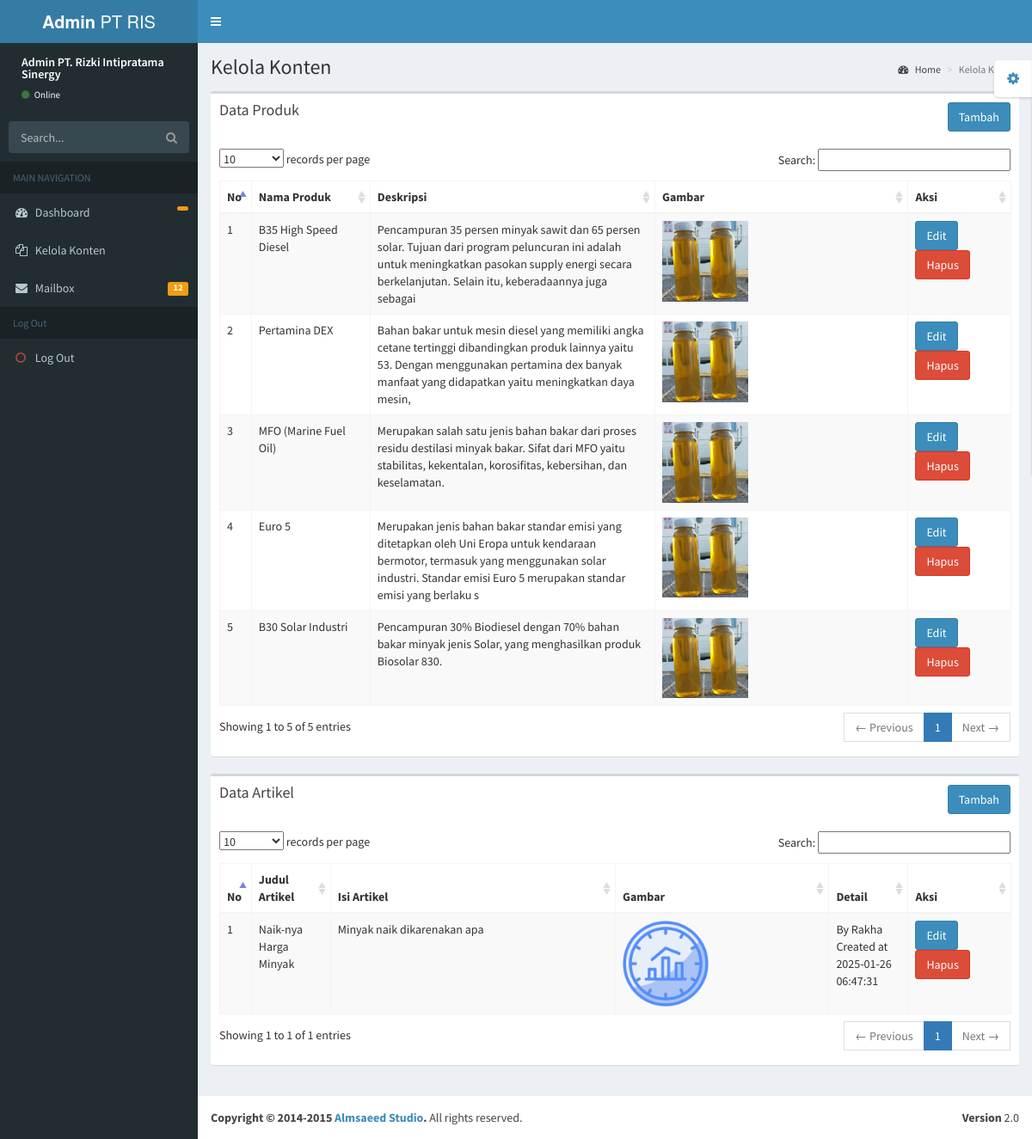
Page /admin/views/kelola-konten.php (signed in) on the committed database.
### tables this page shows
CREATE TABLE `produk` (
  `id` int NOT NULL AUTO_INCREMENT,
  `namaProduk` varchar(100) NOT NULL,
  `deskripsi` varchar(200) NOT NULL,
  `tipe` varchar(255) DEFAULT NULL,
  `ukuran` int DEFAULT NULL,
  `namaGambar` varchar(255) DEFAULT NULL,
  PRIMARY KEY (`id`)
);

CREATE TABLE `artikel` (
  `id` int NOT NULL AUTO_INCREMENT,
  `title` varchar(255) NOT NULL,
  `content` text NOT NULL,
  `namaGambar` varchar(255) DEFAULT NULL,
  `tipeGambar` varchar(50) DEFAULT NULL,
  `ukuranGambar` int DEFAULT NULL,
  `likes` int DEFAULT '0',
  `create_at` datetime DEFAULT CURRENT_TIMESTAMP,
  `namaAuthor` varchar(255) DEFAULT NULL,
  `deskripsiAuthor` varchar(255) DEFAULT NULL,
  PRIMARY KEY (`id`)
);

### admin/views/kelola-konten.php (the view, shortened to what this page needs)
<?php
    require '../../config/database.php';
?>
<!DOCTYPE html>
<html>
    <?php include '../component/head.php'; ?>
    <body class="skin-blue">
        <div class="wrapper">
        <?php include '../component/header.php'; ?>
        <?php include '../component/side-bar.php'; ?>
        <div class="content-wrapper">
            <section class="content-header">
            <h1>
                Kelola Konten
            </h1>
            <ol class="breadcrumb">
                <li><a href="#"><i class="fa fa-dashboard"></i> Home</a></li>
                <li class="active">Kelola Konten</li>
            </ol>
            </section>
            <section class="content">
            <div class="row">
                <div class="col-xs-12">
                    <div class="box">
                        <div class="box-header">
                            <h3 class="box-title">Data Produk</h3>
                            <a href="../controllers/produk-tambah.php" class="btn btn-primary pull-right">Tambah</a>
                        </div>
                        <div class="box-body">
                            <table id="tabel-produk" class="table table-bordered table-striped">
                                <thead>
                                    <tr>
                                        <th>No</th>
                                        <th>Nama Produk</th>
                                        <th>Deskripsi</th>
                                        <th>Gambar</th>
                                        <th>Aksi</th>
                                    </tr>
                                </thead>
                                <tbody>
                                    <?php
                                    try {
                                        $query = $db->query("SELECT * FROM produk");
                                        $no = 1;
                                        while ($row = $query->fetch(PDO::FETCH_ASSOC)) {
                                    ?>
                                        <tr>
                                            <td style="width: 4%;">
                                                <?php echo $no++; ?>
                                            </td>
                                            <td style="width: 15%;">
                                                <?php echo htmlspecialchars($row['namaProduk']); ?>
                                            </td>
                                            <td style="width: 36%;">
                                                <?php echo htmlspecialchars($row['deskripsi']); ?>
                                            </td>
                                            <td style="width: 32%;">
                                                <img src="../../images/<?php echo htmlspecialchars($row['namaGambar']); ?>" alt="gambar" width="100">
                                            </td>
                                            <td style="width: 13%;">
                                                <a href="../controllers/produk-edit.php?id=<?php echo $row['id']; ?>" class="btn btn-primary">Edit</a>
                                                <a href="../controllers/produk-hapus.php?id=<?php echo $row['id']; ?>" class="btn btn-danger" onclick="return confirm('Apakah Anda yakin ingin menghapus data ini?');">Hapus</a>
                                            </td>
                                        </tr>
                                    <?php
                                        }
                                    } catch (PDOException $e) {
                                        echo "<tr><td colspan='5'>Error: " . $e->getMessage() . "</td></tr>";
                                    }
                                    ?>
                                </tbody>
                            </table>
                        </div>
                    </div>
                    <div class="box">
                        <div class="box-header">
                            <h3 class="box-title">Data Artikel</h3>
                            <a href="../controllers/artikel-tambah.php" class="btn btn-primary pull-right">Tambah</a>
                        </div>
                        <div class="box-body">
                            <table id="tabel-artikel" class="table table-bordered table-striped">
                                <thead>
                                    <tr>
                                        <th>No</th>
                                        <th>Judul Artikel</th>
                                        <th>Isi Artikel</th>
                                        <th>Gambar</th>
                                        <th>Detail</th>
                                        <th>Aksi</th>
                                    </tr>
                                </thead>
                                <tbody>
                                    <?php
                                    try {
                                        $query = $db->query("SELECT * FROM artikel");
                                        $no = 1;
                                        while ($row = $query->fetch(PDO::FETCH_ASSOC)) {
                                    ?>
                                        <tr>
                                            <td style="width: 4%;">
                                                <?php echo $no++; ?>
                                            </td>
                                            <td style="width: 10%;">
                                                <?php echo htmlspecialchars($row['title']); ?>
                                            </td>
                                            <td style="width: 36%;">
                                                <?php echo htmlspecialchars($row['content']); ?>
                                            </td>
                                            <td style="width: 27%;">
                                                <img src="../../images/<?php echo htmlspecialchars($row['namaGambar']); ?>" alt="gambar" width="100">
                                            </td>
                                            <td style="width: 10%;">
                                                By <?php
                                                echo htmlspecialchars($row['namaAuthor']); ?> Created at <?php echo htmlspecialchars($row['create_at']); ?>
                                            </td>
                                            <td style="width: 13%;">
                                                <a href="../controllers/artikel-edit.php?id=<?php echo $row['id']; ?>" class="btn btn-primary">Edit</a>
                                                <a href="../controllers/artikel-hapus.php?id=<?php echo $row['id']; ?>" class="btn btn-danger" onclick="return confirm('Apakah Anda yakin ingin menghapus data ini?');">Hapus</a>
                                            </td>
                                        </tr>
                                    <?php
                                        }
                                    } catch (PDOException $e) {
                                        echo "<tr><td colspan='5'>Error: " . $e->getMessage() . "</td></tr>";
                                    }
                                    ?>
                                </tbody>
                            </table>
                        </div>
                    </div>
                </div>
            </div>
            </section>
        </div>
        <?php include '../component/footer.php'; ?>
        </div>
    </body>
</html>

### rows in the picture
produk: namaProduk "B35 High Speed Diesel", deskripsi "Pencampuran 35 persen minyak sawit dan 65 persen solar. Tujuan dari program peluncuran ini adalah untuk meningkatkan pasokan supply energi secara berkelanjutan. Selain itu, keberadaannya juga sebagai", namaGambar (picture)
produk: namaProduk "Pertamina DEX", deskripsi "Bahan bakar untuk mesin diesel yang memiliki angka cetane tertinggi dibandingkan produk lainnya yaitu 53. Dengan menggunakan pertamina dex banyak manfaat yang didapatkan yaitu meningkatkan daya mesin,", namaGambar (picture)
produk: namaProduk "MFO (Marine Fuel Oil)", deskripsi "Merupakan salah satu jenis bahan bakar dari proses residu destilasi minyak bakar. Sifat dari MFO yaitu stabilitas, kekentalan, korosifitas, kebersihan, dan keselamatan.", namaGambar (picture)
produk: namaProduk "Euro 5", deskripsi "Merupakan jenis bahan bakar standar emisi yang ditetapkan oleh Uni Eropa untuk kendaraan bermotor, termasuk yang menggunakan solar industri. Standar emisi Euro 5 merupakan standar emisi yang berlaku s", namaGambar (picture)
produk: namaProduk "B30 Solar Industri", deskripsi "Pencampuran 30% Biodiesel dengan 70% bahan bakar minyak jenis Solar, yang menghasilkan produk Biosolar 830.", namaGambar (picture)
artikel: title "Naik-nya Harga Minyak", content "Minyak naik dikarenakan apa", namaGambar (picture), namaAuthor "Rakha", create_at "2025-01-26 06:47:31"
